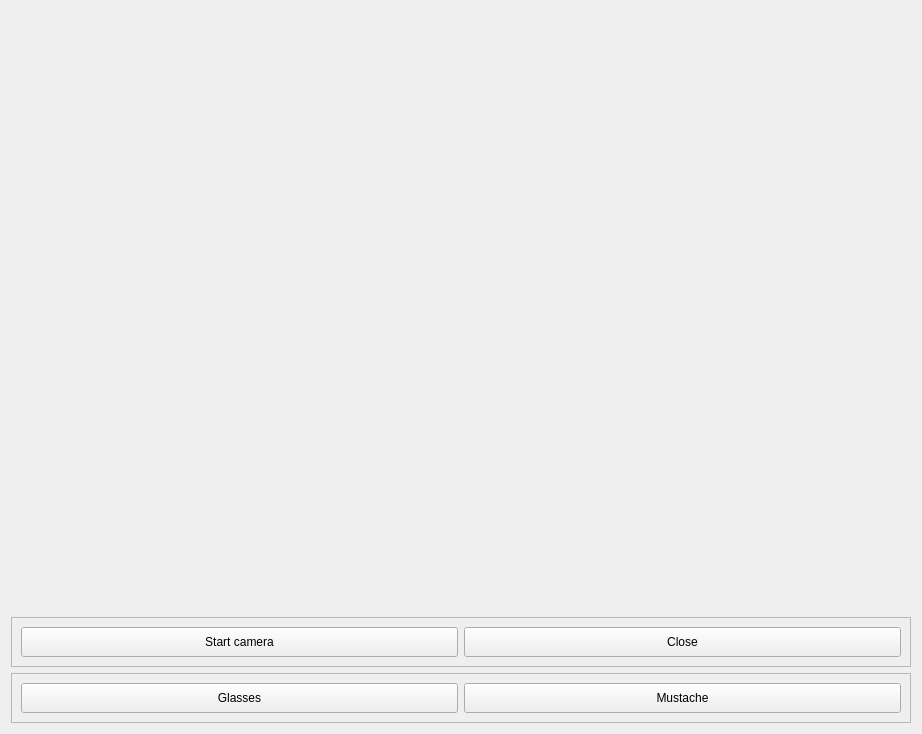
      <widget class="QWidget" name="tab_5">
       <attribute name="title">
        <string>Snapchat filters</string>
       </attribute>
       <layout class="QVBoxLayout" name="verticalLayout_12">
        <item>
         <widget class="QLabel" name="filterCam">
          <property name="minimumSize">
           <size>
            <width>900</width>
            <height>600</height>
           </size>
          </property>
          <property name="text">
           <string/>
          </property>
         </widget>
        </item>
        <item>
         <layout class="QVBoxLayout" name="verticalLayout_15">
          <item>
           <widget class="QFrame" name="frame_3">
            <property name="maximumSize">
             <size>
              <width>16777215</width>
              <height>50</height>
             </size>
            </property>
            <property name="frameShape">
             <enum>QFrame::StyledPanel</enum>
            </property>
            <property name="frameShadow">
             <enum>QFrame::Raised</enum>
            </property>
            <layout class="QHBoxLayout" name="horizontalLayout_4">
             <item>
              <widget class="QPushButton" name="startSnap">
               <property name="minimumSize">
                <size>
                 <width>0</width>
                 <height>30</height>
                </size>
               </property>
               <property name="text">
                <string>Start camera</string>
               </property>
              </widget>
             </item>
             <item>
              <widget class="QPushButton" name="closeSnap">
               <property name="minimumSize">
                <size>
                 <width>0</width>
                 <height>30</height>
                </size>
               </property>
               <property name="text">
                <string>Close</string>
               </property>
              </widget>
             </item>
            </layout>
           </widget>
          </item>
          <item>
           <widget class="QFrame" name="frame_4">
            <property name="maximumSize">
             <size>
              <width>16777215</width>
              <height>50</height>
             </size>
            </property>
            <property name="frameShape">
             <enum>QFrame::StyledPanel</enum>
            </property>
            <property name="frameShadow">
             <enum>QFrame::Raised</enum>
            </property>
            <layout class="QHBoxLayout" name="horizontalLayout_16">
             <item>
              <widget class="QPushButton" name="addGlassess">
               <property name="minimumSize">
                <size>
                 <width>0</width>
                 <height>30</height>
                </size>
               </property>
               <property name="text">
                <string>Glasses</string>
               </property>
              </widget>
             </item>
             <item>
              <widget class="QPushButton" name="addMus">
               <property name="minimumSize">
                <size>
                 <width>0</width>
                 <height>30</height>
                </size>
               </property>
               <property name="text">
                <string>Mustache</string>
               </property>
              </widget>
             </item>
            </layout>
           </widget>
          </item>
         </layout>
        </item>
       </layout>
      </widget>
